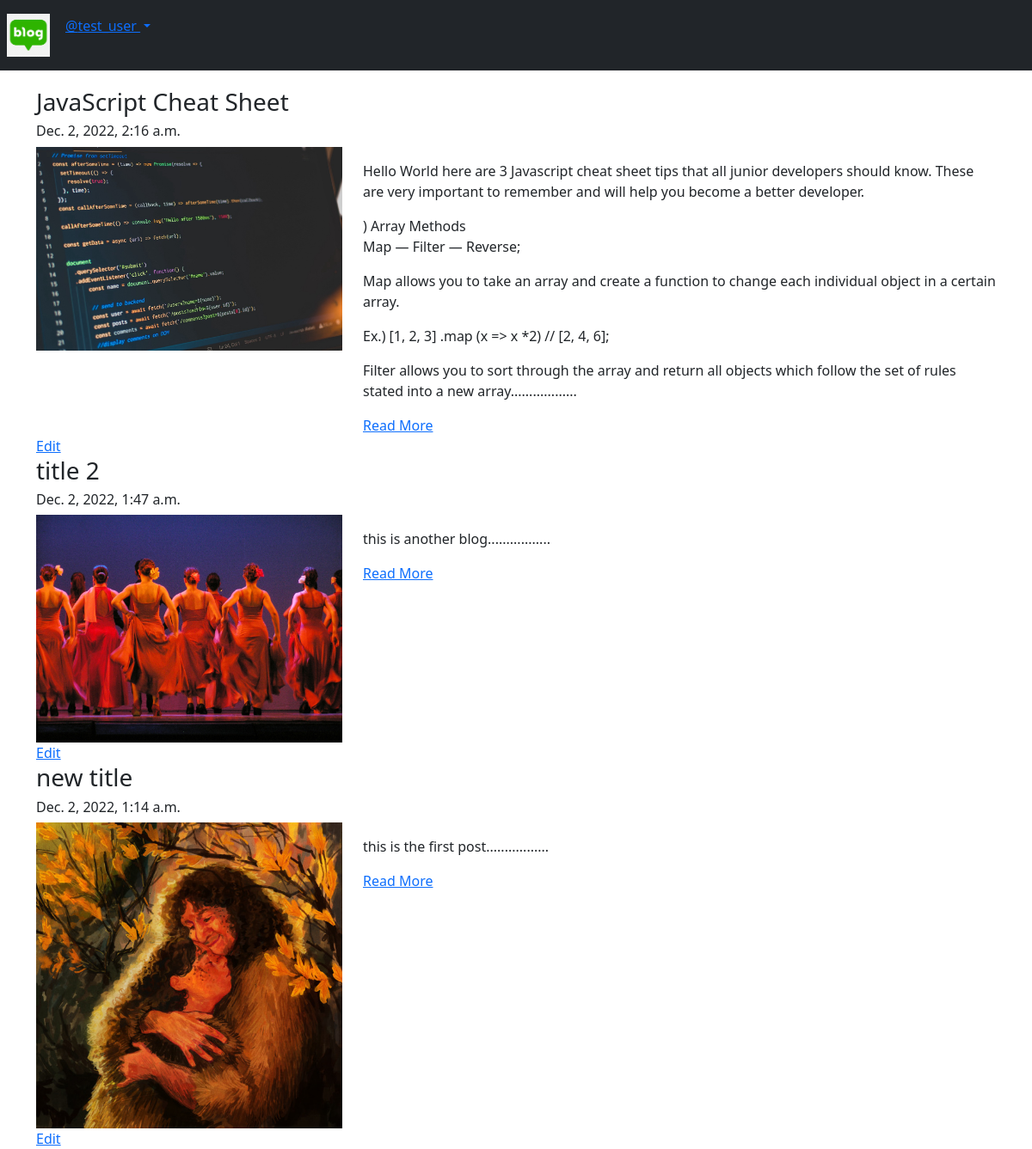
The page /blog/my-blogs/ (signed in) on the database as committed earlier.
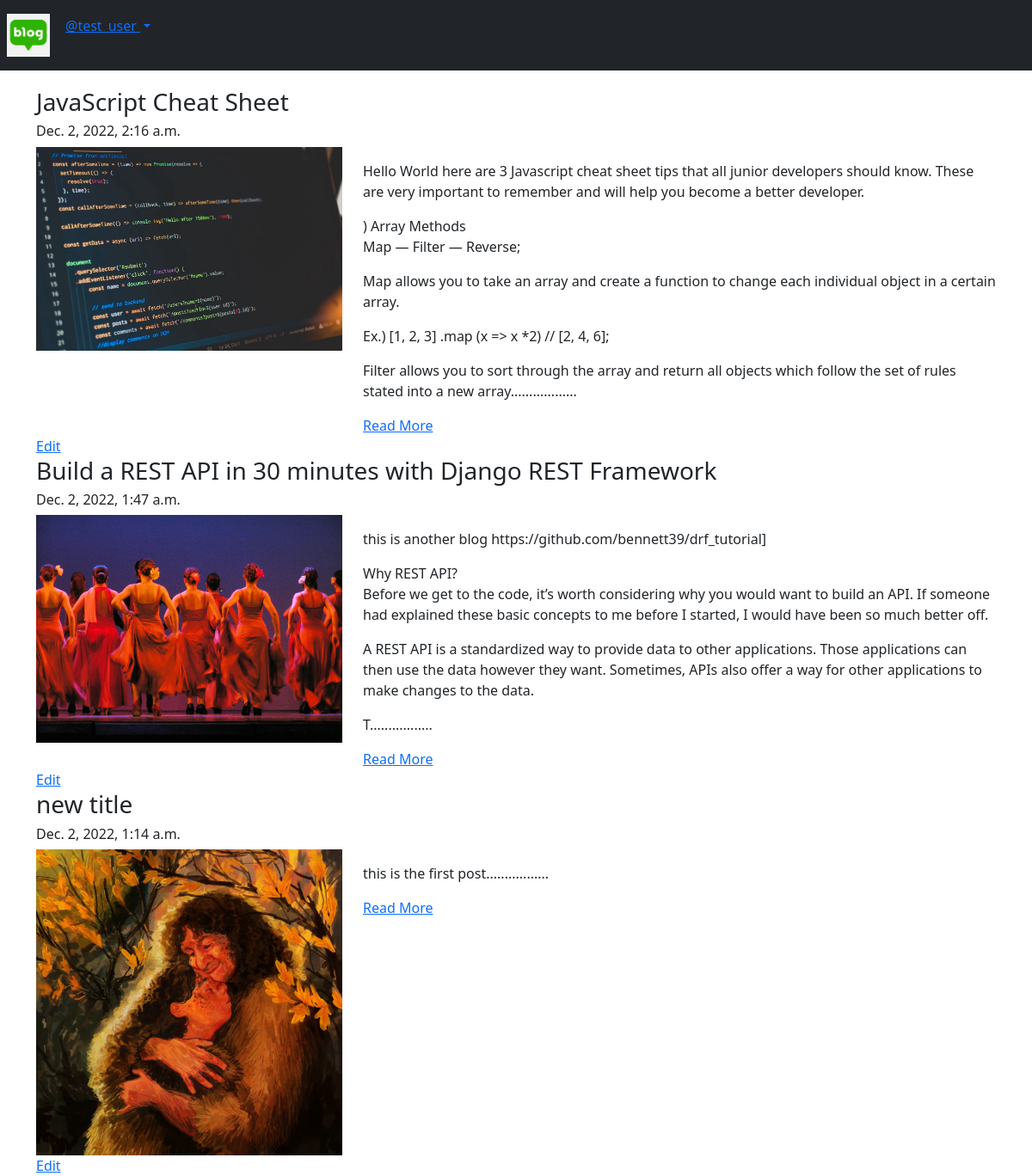
The same page on the database as committed later.
### App_Blog/models.py (models this page shows, shortened)
class Blog(models.Model):
    author = models.ForeignKey(User, on_delete=models.CASCADE, related_name='post_author')
    blog_title = models.CharField(max_length=264, verbose_name="Put a Title")
    slug = models.SlugField(max_length=264, unique=True)
    blog_content = models.TextField(verbose_name="what is on your mind?")
    blog_image = models.ImageField(upload_to='blog_image', verbose_name="Image")
    publish_date = models.DateTimeField(auto_now_add=True)
    update_date = models.DateTimeField(auto_now=True)
    class Meta:
        ordering = ('-publish_date',)

### App_Blog/views.py (the view)
# urls.py: path('my-blogs/', views.MyBlogs.as_view(), name='my_blogs'),
class MyBlogs(LoginRequiredMixin, TemplateView):
    template_name = 'App_Blog/my_blogs.html'

### App_Blog/templatetags/custom_filters.py (called while the page is built)
def range_filter(value):
    return value[0:500] + "................."

### templates/App_Blog/my_blogs.html (shortened to what this page needs)
{% extends 'base.html' %}
{% load custom_filters %}
{% block body_block %}
    {% for blog in user.post_author.all %}
    <h3>{{blog.blog_title}}</h3>
    <h6>{{blog.publish_date}}</h6>
    <div class="row">
        <div class="col-sm-4">
            <img src="/media/{{blog.blog_image}}" width="100%" alt="">
        </div>
        <div class="col-sm-8">
            <p>{{blog.blog_content|range_filter|linebreaks}}</p>
            <a href="{% url 'App_Blog:blog_details' slug=blog.slug %}"> Read More </a>
        </div>
    </div>
    <a href="{% url 'App_Blog:edit_blog' pk=blog.pk %}">Edit</a>
    <br>
    {% endfor %}
{% endblock body_block %}

Rows that differ between the two databases and show on the page:
changed Blog: blog_title "title 2" → "Build a REST API in 30 minutes with Django REST Framework"; blog_content|range_filter "this is another blog................." → "this is another blog https://github.com/bennett39/drf_tutorial] Why REST API? Before we get to the code, it’s worth considering why you would want to build an API. If someone had explained these basic concepts to me before I started, I would have been so much better off. A REST API is a standardized way to provide data to other applications. Those applications can then use the data however they want. Sometimes, APIs also offer a way for other applications to make changes to the data. T................."
